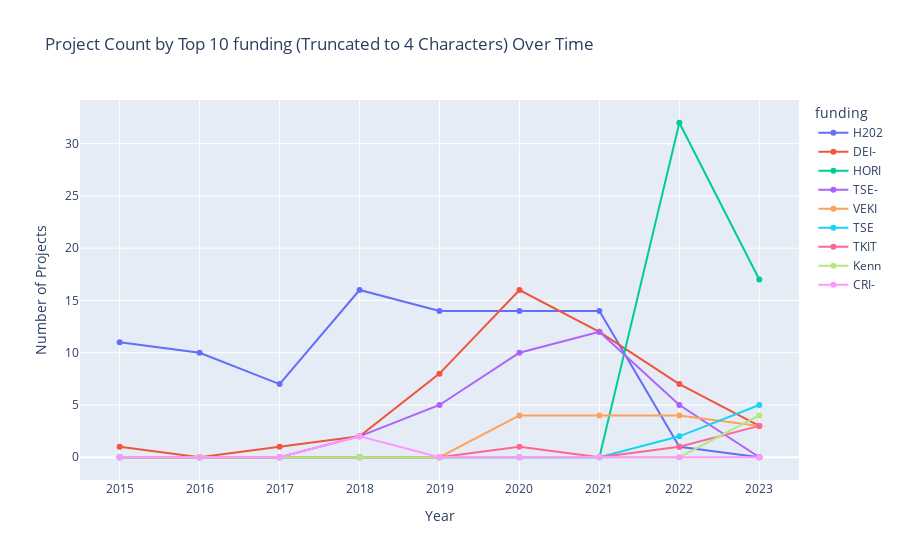
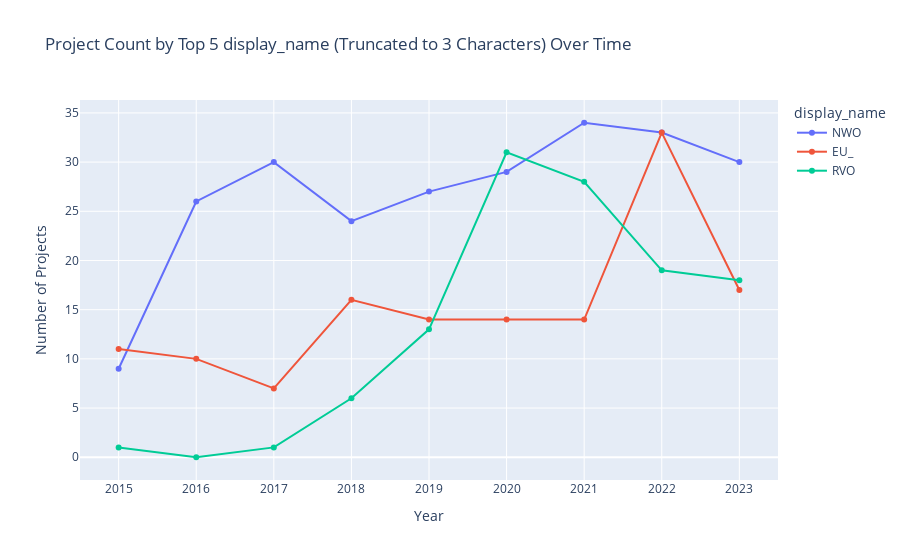

The code cell stored with these charts, in order, in its notebook:
### Markdown cell above
#### **FUNDING SCHEMES** <a class="anchor" id="funding"></a>

### Code cell
def plot_top_n_schemes(df, column_name, start_year, end_year, top_n, max_characters, selected_topic_ids, values_to_exclude):
    # Convert 'start_date' to datetime format
    df['start_date'] = pd.to_datetime(df['start_date'])
    
    # Add truncated column
    truncated_column = f'truncated_{column_name}'
    df[truncated_column] = df[column_name].str[:max_characters]
    
    # Filter data
    filtered_data = df[
        (df['start_date'].dt.year >= start_year) &
        (df['start_date'].dt.year <= end_year) &
        (df['Topic'].isin(selected_topic_ids)) &
        (~df[column_name].isin(values_to_exclude))
    ]
    
    # Group data by year and truncated column
    grouped_data = filtered_data.groupby([filtered_data['start_date'].dt.year, truncated_column])['project_id'].count().unstack(fill_value=0)
    
    # Ensure all years are included in the index
    all_years = pd.Index(range(start_year, end_year + 1), name='Year')
    grouped_data = grouped_data.reindex(all_years, fill_value=0)
    
    # Calculate total counts for each truncated scheme
    total_counts = grouped_data.sum(axis=0)
    
    # Get the top N truncated schemes by count
    top_n_schemes = total_counts.nlargest(top_n).index
    
    # Filter the grouped data to include only the top N truncated schemes
    grouped_data = grouped_data[top_n_schemes]
    
    # Create the line plot
    line_fig = go.Figure()
    
    for scheme in top_n_schemes:
        if scheme in grouped_data.columns:
            # Adding trace to line plot
            line_fig.add_trace(go.Scatter(
                x=grouped_data.index,
                y=grouped_data[scheme],
                name=scheme,
                mode='lines+markers'
            ))
    
    # Update layout for the line plot
    line_fig.update_layout(
        title=f'Project Count by Top {top_n} {column_name} (Truncated to {max_characters} Characters) Over Time',
        xaxis_title='Year',
        yaxis_title='Number of Projects',
        legend_title=column_name
    )
    
    # Show the line plot
    line_fig.show()


plot_top_n_schemes(
    df=df_projects,
    column_name='funding',
    start_year=START_YEAR,
    end_year=END_YEAR,
    top_n=10,
    max_characters=4, # truncate funding scheme names to get data grouped on a relevant level
    selected_topic_ids=SELECTED_TOPIC_IDS,
    values_to_exclude=[]
)


plot_top_n_schemes(
    df=df_projects,
    column_name='display_name',
    start_year=START_YEAR,
    end_year=END_YEAR,
    top_n=5,
    max_characters=3,
    selected_topic_ids=SELECTED_TOPIC_IDS,
    values_to_exclude=[]
)

### Figure 1 — Plotly figure (JSON) as saved in the notebook; plotly's stock layout.template omitted (floating-point values rounded to 4 significant figures)
{"data": [{"mode": "lines+markers", "name": "H202", "type": "scatter", "x": [2015, 2016, 2017, 2018, 2019, 2020, 2021, 2022, 2023], "y": [11, 10, 7, 16, 14, 14, 14, 1, 0]}, {"mode": "lines+markers", "name": "DEI-", "type": "scatter", "x": [2015, 2016, 2017, 2018, 2019, 2020, 2021, 2022, 2023], "y": [1, 0, 1, 2, 8, 16, 12, 7, 3]}, {"mode": "lines+markers", "name": "HORI", "type": "scatter", "x": [2015, 2016, 2017, 2018, 2019, 2020, 2021, 2022, 2023], "y": [0, 0, 0, 0, 0, 0, 0, 32, 17]}, {"mode": "lines+markers", "name": "TSE-", "type": "scatter", "x": [2015, 2016, 2017, 2018, 2019, 2020, 2021, 2022, 2023], "y": [0, 0, 0, 2, 5, 10, 12, 5, 0]}, {"mode": "lines+markers", "name": "VEKI", "type": "scatter", "x": [2015, 2016, 2017, 2018, 2019, 2020, 2021, 2022, 2023], "y": [0, 0, 0, 0, 0, 4, 4, 4, 3]}, {"mode": "lines+markers", "name": "TSE ", "type": "scatter", "x": [2015, 2016, 2017, 2018, 2019, 2020, 2021, 2022, 2023], "y": [0, 0, 0, 0, 0, 0, 0, 2, 5]}, {"mode": "lines+markers", "name": "TKIT", "type": "scatter", "x": [2015, 2016, 2017, 2018, 2019, 2020, 2021, 2022, 2023], "y": [0, 0, 0, 0, 0, 1, 0, 1, 3]}, {"mode": "lines+markers", "name": "Kenn", "type": "scatter", "x": [2015, 2016, 2017, 2018, 2019, 2020, 2021, 2022, 2023], "y": [0, 0, 0, 0, 0, 0, 0, 0, 4]}, {"mode": "lines+markers", "name": "CRI-", "type": "scatter", "x": [2015, 2016, 2017, 2018, 2019, 2020, 2021, 2022, 2023], "y": [0, 0, 0, 2, 0, 0, 0, 0, 0]}], "layout": {"legend": {"title": {"text": "funding"}}, "title": {"text": "Project Count by Top 10 funding (Truncated to 4 Characters) Over Time"}, "xaxis": {"title": {"text": "Year"}}, "yaxis": {"title": {"text": "Number of Projects"}}}}

### Figure 2 — Plotly figure (JSON) as saved in the notebook; plotly's stock layout.template omitted (floating-point values rounded to 4 significant figures)
{"data": [{"mode": "lines+markers", "name": "NWO", "type": "scatter", "x": [2015, 2016, 2017, 2018, 2019, 2020, 2021, 2022, 2023], "y": [9, 26, 30, 24, 27, 29, 34, 33, 30]}, {"mode": "lines+markers", "name": "EU_", "type": "scatter", "x": [2015, 2016, 2017, 2018, 2019, 2020, 2021, 2022, 2023], "y": [11, 10, 7, 16, 14, 14, 14, 33, 17]}, {"mode": "lines+markers", "name": "RVO", "type": "scatter", "x": [2015, 2016, 2017, 2018, 2019, 2020, 2021, 2022, 2023], "y": [1, 0, 1, 6, 13, 31, 28, 19, 18]}], "layout": {"legend": {"title": {"text": "display_name"}}, "title": {"text": "Project Count by Top 5 display_name (Truncated to 3 Characters) Over Time"}, "xaxis": {"title": {"text": "Year"}}, "yaxis": {"title": {"text": "Number of Projects"}}}}
